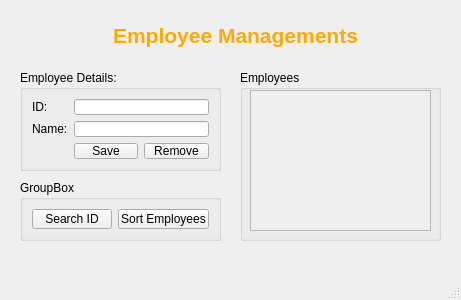
<?xml version="1.0" encoding="UTF-8"?>
<ui version="4.0">
 <class>MainWindow</class>
 <widget class="QMainWindow" name="MainWindow">
  <property name="geometry">
   <rect>
    <x>0</x>
    <y>0</y>
    <width>461</width>
    <height>300</height>
   </rect>
  </property>
  <property name="windowTitle">
   <string>Nguyễn Như Quỳnh 798</string>
  </property>
  <widget class="QWidget" name="centralwidget">
   <widget class="QGroupBox" name="groupBox">
    <property name="geometry">
     <rect>
      <x>20</x>
      <y>70</y>
      <width>201</width>
      <height>101</height>
     </rect>
    </property>
    <property name="title">
     <string>Employee Details:</string>
    </property>
    <layout class="QGridLayout" name="gridLayout_2">
     <item row="0" column="0">
      <layout class="QGridLayout" name="gridLayout">
       <item row="0" column="0">
        <widget class="QLabel" name="label">
         <property name="text">
          <string>ID:</string>
         </property>
        </widget>
       </item>
       <item row="2" column="1">
        <widget class="QPushButton" name="pushButtonSave">
         <property name="text">
          <string>Save</string>
         </property>
        </widget>
       </item>
       <item row="1" column="0">
        <widget class="QLabel" name="label_2">
         <property name="text">
          <string>Name:</string>
         </property>
        </widget>
       </item>
       <item row="2" column="2">
        <widget class="QPushButton" name="pushButtonRemove">
         <property name="text">
          <string>Remove</string>
         </property>
        </widget>
       </item>
       <item row="0" column="1" colspan="2">
        <widget class="QLineEdit" name="lineEditID"/>
       </item>
       <item row="1" column="1" colspan="2">
        <widget class="QLineEdit" name="lineEditName"/>
       </item>
      </layout>
     </item>
    </layout>
   </widget>
   <widget class="QGroupBox" name="groupBox_2">
    <property name="geometry">
     <rect>
      <x>20</x>
      <y>180</y>
      <width>201</width>
      <height>61</height>
     </rect>
    </property>
    <property name="title">
     <string>GroupBox</string>
    </property>
    <layout class="QHBoxLayout" name="horizontalLayout_2">
     <item>
      <layout class="QHBoxLayout" name="horizontalLayout">
       <item>
        <widget class="QPushButton" name="pushButtonSearchID">
         <property name="text">
          <string>Search ID</string>
         </property>
        </widget>
       </item>
       <item>
        <widget class="QPushButton" name="pushButtonSortEmployees">
         <property name="text">
          <string>Sort Employees</string>
         </property>
        </widget>
       </item>
      </layout>
     </item>
    </layout>
   </widget>
   <widget class="QGroupBox" name="groupBox_3">
    <property name="geometry">
     <rect>
      <x>240</x>
      <y>70</y>
      <width>201</width>
      <height>171</height>
     </rect>
    </property>
    <property name="title">
     <string>Employees</string>
    </property>
    <widget class="QScrollArea" name="scrollArea">
     <property name="geometry">
      <rect>
       <x>10</x>
       <y>20</y>
       <width>181</width>
       <height>141</height>
      </rect>
     </property>
     <property name="widgetResizable">
      <bool>true</bool>
     </property>
     <widget class="QWidget" name="scrollAreaWidgetContents">
      <property name="geometry">
       <rect>
        <x>0</x>
        <y>0</y>
        <width>179</width>
        <height>139</height>
       </rect>
      </property>
      <layout class="QVBoxLayout" name="verticalLayout_2">
       <item>
        <layout class="QVBoxLayout" name="verticalLayout"/>
       </item>
      </layout>
     </widget>
    </widget>
   </widget>
   <widget class="QLabel" name="label_3">
    <property name="geometry">
     <rect>
      <x>30</x>
      <y>20</y>
      <width>411</width>
      <height>31</height>
     </rect>
    </property>
    <property name="text">
     <string>&lt;html&gt;&lt;head/&gt;&lt;body&gt;&lt;p align=&quot;center&quot;&gt;&lt;span style=&quot; font-size:16pt; font-weight:600; color:#ffaa00;&quot;&gt;Employee Managements&lt;/span&gt;&lt;/p&gt;&lt;/body&gt;&lt;/html&gt;</string>
    </property>
   </widget>
  </widget>
  <widget class="QMenuBar" name="menubar">
   <property name="geometry">
    <rect>
     <x>0</x>
     <y>0</y>
     <width>461</width>
     <height>18</height>
    </rect>
   </property>
  </widget>
  <widget class="QStatusBar" name="statusbar"/>
 </widget>
 <resources/>
 <connections/>
</ui>
